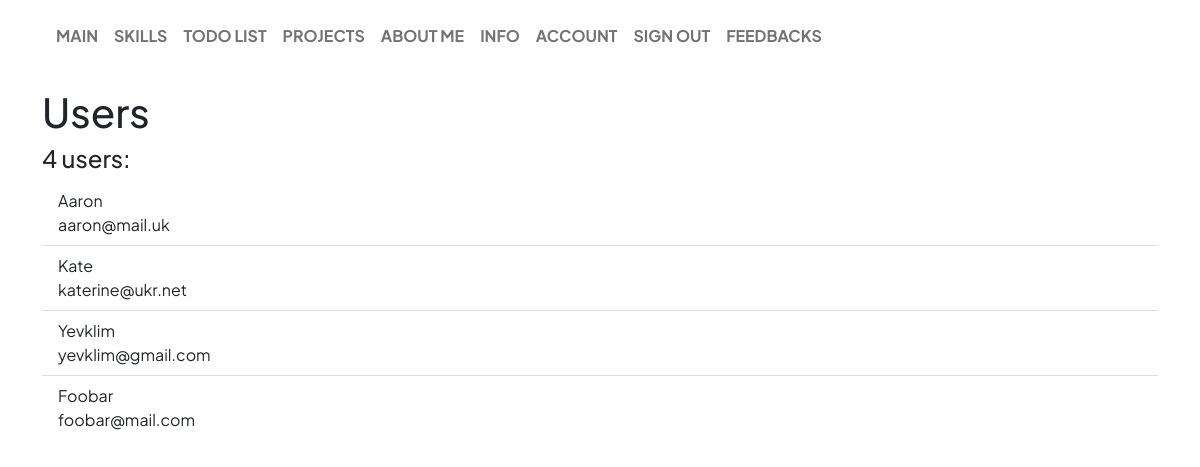
Screenshot of /users (signed in) with the database file from the repository.
### app/models.py (models this page shows, shortened)
class User(db.Model, UserMixin):
    __tablename__ = "user"
    id = sa.Column(sa.Integer, primary_key=True)
    username = sa.Column(sa.String(20), unique=True, nullable=False)
    email = sa.Column(sa.String(120), unique=True, nullable=False)
    image_file = sa.Column(sa.String(20), nullable=False, default="default.jpg")
    about_me = sa.Column(sa.String(512), nullable=True, default="")
    last_seen = sa.Column(sa.DateTime(True), nullable=True)
    password_hash = sa.Column(sa.String(128))
    @property
    def password(self):
        """
        Password cannot be accessed
        """
        raise AttributeError("password is not a readable attribute")

### app/views.py (the view)
@app.route('/users')
def users():
    all_users = models.User.query.all()
    return render_template("users.html", all_users=all_users)

### app/models.py (called while the page is built)
@login_manager.user_loader
def user_loader(user_id):
    return User.query.get(int(user_id))

### app/views.py (called while the page is built)
@app.after_request
def user_last_seen_update(response):
    if current_user and current_user.is_authenticated:
        current_user.last_seen = datetime.now()
        db.session.commit()
        return response

### app/templates/users.html (shortened to what this page needs)
{% extends "base.html" %}
{% block page_body %}
<h1>Users</h1>
{% if all_users.__len__() > 0 %}
<h4>
    {{ all_users.__len__() }} users:
</h4>
<ul class="list-group list-group-flush">
    {% for user in all_users %}
    <li class="list-group-item">
        {{ user["username"] }}
        <br/>
        {{ user["email"] }}
    </li>
    {% endfor%}
</ul>
{% else %}
<h4>
    No users
</h4>
{% endif %}
{% endblock %}

### app/templates/base.html (shortened to what this page needs)
<!DOCTYPE html>
<html lang="en">
<head>
    {% block page_styles %}
    <link href="{{ url_for('static', filename='css/bootstrap.min.css') }}" rel="stylesheet">
    <link href="{{ url_for('static', filename='css/bootstrap-theme.css') }}" rel="stylesheet">
    <link href="{{ url_for('static', filename='css/custom.css') }}" rel="stylesheet">
    {% endblock %}
</head>
<body class="min-vh-100 d-flex flex-column">
    {% include "base_nav.html" %}
    <div class="container flex-grow-1 mt-3">
        {% block page_body %}{% endblock %}
    </div>
</body>
</html>

### app/templates/base_nav.html (shortened to what this page needs)
<nav class="navbar navbar-expand-lg position-sticky-lg top-0 z-3 navbar-light bg-transparent py-3">
  <div class="container-fluid px-5">
    <div class="collapse navbar-collapse" id="collapsableContent">
      <ul class="navbar-nav me-auto mb-2 mb-lg-0 fw-bolder bg-white rounded">
        {%for item in menu %}
          {% if item.visible %}
            <li class="nav-item">
              <a class="nav-link" href="{{ item.url }}"> {{ item.name | upper }} </a>
            </li>
          {% endif %}
        {% endfor %}
      </ul>
    </div>
  </div>
</nav>

### app/static/css/custom.css (style rules this page uses)
@media (min-width: 992px) { .position-sticky-lg { position: sticky !important; } }

### rows the page displays
User: username "Aaron", email "aaron@mail.uk"
User: username "Kate", email "katerine@ukr.net"
User: username "Yevklim", email "yevklim@gmail.com"
User: username "Foobar", email "foobar@mail.com"

### other values shown
{{ item.name | upper }} "MAIN" "SKILLS" "TODO LIST" "PROJECTS" "ABOUT ME" "INFO" "ACCOUNT" "SIGN OUT" "FEEDBACKS"
{{ all_users.__len__() }} "4"
